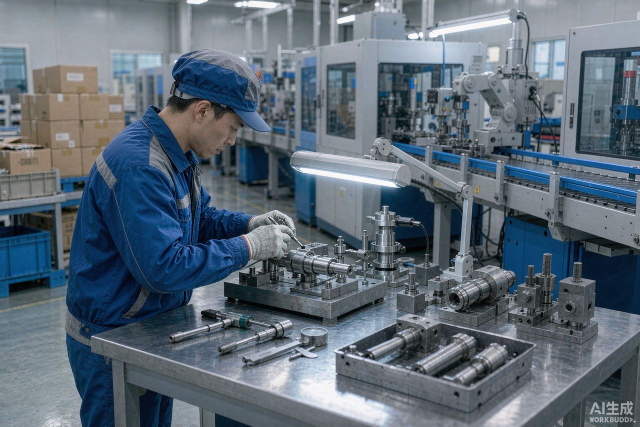
#> input picture data/_rejected_ai/factory-line.jpg, 1280 x 853 px (shown at 1/2 size)
$ python dewatermark.py ../data/_rejected_ai/factory-line.jpg out.png
#> lines starting #> are read from the running program, lines starting #| are printed output that depends on the picture; after the words box and inside, x2 and y2 are one past the last pixel; in counts of white or black regions, pixels touching at a corner belong together
#> in main, img is the input picture: shape (853, 1280, 3); mean B, G, R 118, 105.7, 92.3
#!/usr/bin/env python3
# -*- coding: utf-8 -*-
"""去水印工具 (watermark remover)

背景：本站产品图一部分来自网络/二手平台，凡带水印的图**必须去水印后才能上线**（用户硬规则）。

用法：
  # 自动模式（识别"低饱和度的异常亮/暗细线"型文字/网址水印，再 inpaint 修补）
  python tools/dewatermark.py in.jpg out.jpg --mode auto

  # 指定水印偏亮 / 偏暗，调阈值
  python tools/dewatermark.py in.jpg out.jpg --mode bright --thresh 20 --strength 2

  # 手动蒙版（最可靠）：白色=要去掉的水印区域，黑色=保留。用画图/PS 涂一下即可
  python tools/dewatermark.py in.jpg out.jpg --mask mask.png

  # 只裁掉四周水印带（不修补）
  python tools/dewatermark.py in.jpg out.jpg --crop 60 60 60 60

局限：对"大面积、不透明贴片/大 Logo"水印效果一般，这种请用 --mask 或直接换图。
"""
import argparse
import sys

import cv2
import numpy as np


def build_auto_mask(img, mode="auto", thresh=18, sat_max=55, dilate=3):
    """自动估计水印蒙版：低饱和度 + 与局部背景差异明显的细线结构。"""
#> called with mode = 'auto', thresh = 18, sat_max = 55, dilate = 3
    gray = cv2.cvtColor(img, cv2.COLOR_BGR2GRAY)
    hsv = cv2.cvtColor(img, cv2.COLOR_BGR2HSV)
#> hsv: shape (853, 1280, 3); mean H, S, V 99.1, 75.9, 119.6
    sat = hsv[:, :, 1].astype(np.int16)
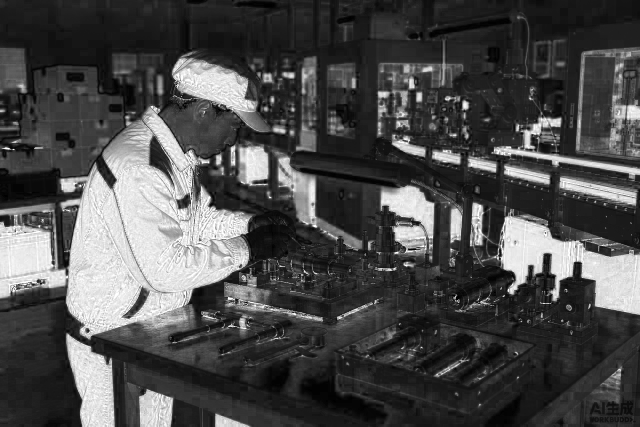
#> sat: shape (853, 1280) int16 (shown at 1/2 size); min 0, max 255, mean 75.9

    # 局部背景（中值滤波近似），diff>0 表示比周围亮，diff<0 表示比周围暗
    bg = cv2.medianBlur(gray, 31).astype(np.int16)
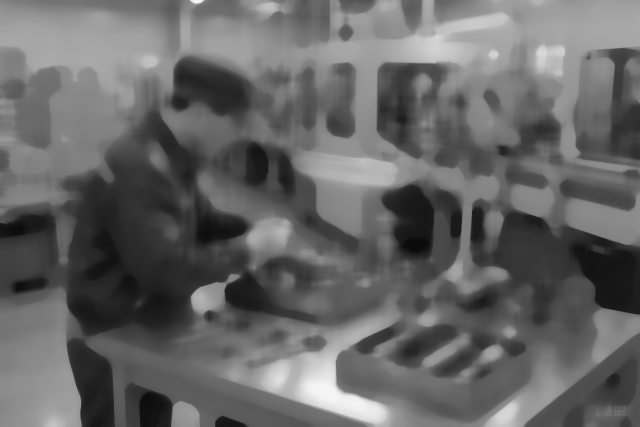
#> bg: shape (853, 1280) int16 (shown at 1/2 size); min 10, max 245, mean 102.1
    diff = gray.astype(np.int16) - bg
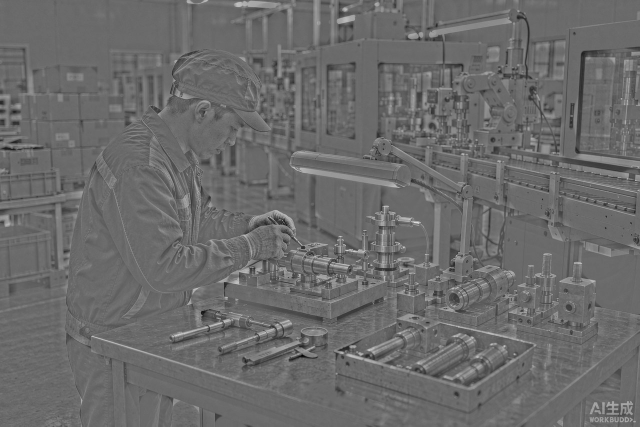
#> diff: shape (853, 1280) int16 (shown at 1/2 size); min -163, max 227, mean 0.9; drawn with min black and max white

    if mode == "bright":
        cand = (diff > thresh)
    elif mode == "dark":
        cand = (diff < -thresh)
    else:  # auto：亮暗都算
        cand = (np.abs(diff) > thresh)
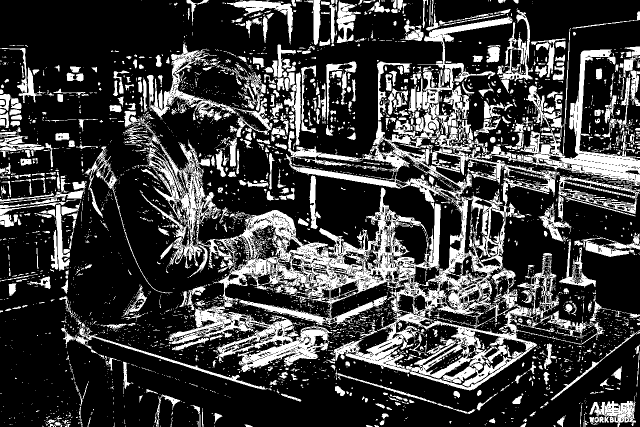
#> cand: shape (853, 1280) bool (shown at 1/2 size); 24.4% white; 4513 white regions (3790 under 20 px), largest, box (x1, y1, x2, y2) and area: (246, 123, 1222, 781) 94025, (977, 99, 1280, 372) 14753, (337, 612, 665, 744) 13625

    # 水印通常是中性灰/白（低饱和），借这个特征排除彩色产品细节
    cand &= (sat < sat_max)
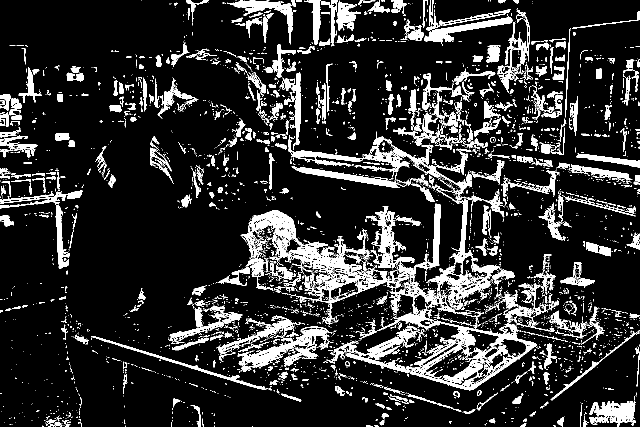
#> cand: shape (853, 1280) bool (shown at 1/2 size); 14.9% white; 4553 white regions (3849 under 20 px), largest, box (x1, y1, x2, y2) and area: (481, 407, 1074, 781) 25850, (856, 389, 1030, 620) 5791, (576, 263, 944, 391) 4772
    m = (cand.astype(np.uint8)) * 255

    # 去掉"大块"结构（产品本体/大色块），只保留细线（水印笔画）
    k = cv2.getStructuringElement(cv2.MORPH_ELLIPSE, (13, 13))
    big = cv2.morphologyEx(m, cv2.MORPH_OPEN, k)
#> big: shape (853, 1280); 0.57% white; 25 white regions, largest, box (x1, y1, x2, y2) and area: (626, 0, 641, 55) 685, (494, 1, 550, 17) 680, (977, 93, 999, 124) 529
    big = cv2.dilate(big, cv2.getStructuringElement(cv2.MORPH_ELLIPSE, (9, 9)))
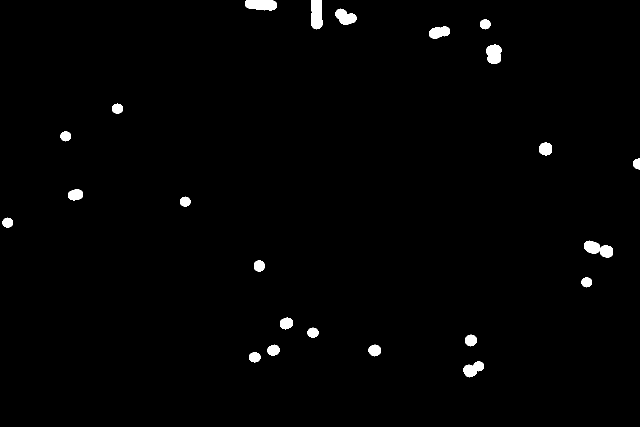
#> big: shape (853, 1280) (shown at 1/2 size); 1.2% white; 23 white regions, largest, box (x1, y1, x2, y2) and area: (622, 0, 645, 59) 1198, (1168, 481, 1226, 516) 1176, (490, 0, 554, 21) 1152
    thin = cv2.bitwise_and(m, cv2.bitwise_not(big))
#> thin: shape (853, 1280); 14.1% white; 4580 white regions (3867 under 20 px), largest, box (x1, y1, x2, y2) and area: (481, 407, 1074, 781) 24765, (856, 389, 1030, 620) 5791, (576, 263, 944, 391) 4772

    # 补回笔画宽度，避免留下残影
    if dilate > 0:
        thin = cv2.dilate(thin, cv2.getStructuringElement(cv2.MORPH_ELLIPSE, (dilate, dilate)))
#> thin: shape (853, 1280); 23.7% white; 1336 white regions (769 under 20 px), largest, box (x1, y1, x2, y2) and area: (430, 136, 1266, 782) 117651, (431, 635, 674, 747) 10174, (851, 0, 1132, 189) 8258
    return thin


def main():
    ap = argparse.ArgumentParser(description="去水印（inpaint 修补）")
    ap.add_argument("src")
    ap.add_argument("dst")
    ap.add_argument("--mode", choices=["auto", "bright", "dark"], default="auto")
    ap.add_argument("--thresh", type=int, default=18, help="与局部背景的灰度差阈值，越大去掉的越少")
    ap.add_argument("--sat-max", type=int, default=55, help="饱和度上限，越低越只认中性灰")
    ap.add_argument("--strength", type=int, default=2, help="膨胀强度 1-4，越大覆盖越狠")
    ap.add_argument("--mask", default=None, help="手动蒙版 png（白=去除）")
    ap.add_argument("--protect", nargs=4, type=int, action="append", metavar=("X0", "Y0", "X1", "Y1"),
                    help="保护区域，可重复。该矩形内不做去水印（如铭牌/标签区），避免误伤")
    ap.add_argument("--crop", nargs=4, type=int, metavar=("T", "B", "L", "R"),
                    help="先裁掉 上 下 左 右 边距（像素），再做后续处理")
    ap.add_argument("--debug-mask", default=None, help="把蒙版另存一份，方便检查")
    args = ap.parse_args()

    img = cv2.imread(args.src, cv2.IMREAD_COLOR)
    if img is None:
        print("ERROR: 读不到图片", args.src, file=sys.stderr)
        return 2

    if args.crop:
        t, b, l, r = args.crop
        h, w = img.shape[:2]
        img = img[t:h - b, l:w - r]

    if args.mask:
        mask = cv2.imread(args.mask, cv2.IMREAD_GRAYSCALE)
        if mask is None:
            print("ERROR: 读不到蒙版", args.mask, file=sys.stderr)
            return 2
        if mask.shape[:2] != img.shape[:2]:
            mask = cv2.resize(mask, (img.shape[1], img.shape[0]), interpolation=cv2.INTER_NEAREST)
    else:
        dilate = {1: 1, 2: 3, 3: 5, 4: 7}.get(args.strength, 3)
        mask = build_auto_mask(img, args.mode, args.thresh, args.sat_max, dilate)

    # 保护区域：铭牌/标签这类关键区域不要去水印，避免误伤
    if args.protect:
        for x0, y0, x1, y1 in args.protect:
            mask[y0:y1, x0:x1] = 0

    if args.debug_mask:
        cv2.imwrite(args.debug_mask, mask)

    out = cv2.inpaint(img, mask, 4, cv2.INPAINT_TELEA)
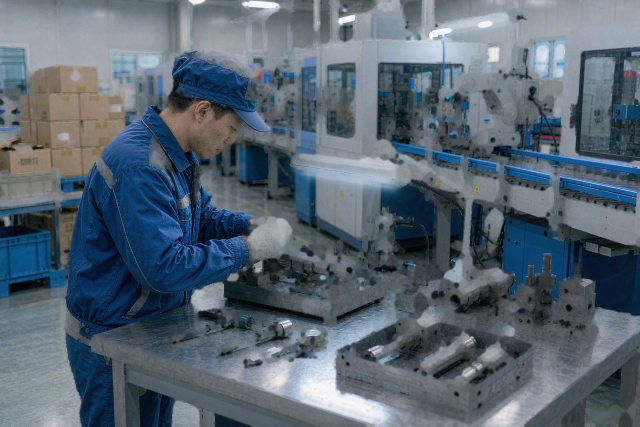
#> out: shape (853, 1280, 3) (shown at 1/2 size); mean B, G, R 113.9, 101.4, 87.6
    cv2.imwrite(args.dst, out, [cv2.IMWRITE_JPEG_QUALITY, 90])

    covered = float((mask > 0).mean()) * 100
#> covered = 23.66
    print(f"OK -> {args.dst}  (蒙版覆盖 {covered:.2f}%)")
#| OK -> out.png  (蒙版覆盖 23.66%)
    return 0


if __name__ == "__main__":
    raise SystemExit(main())
#> (the program exits here)
